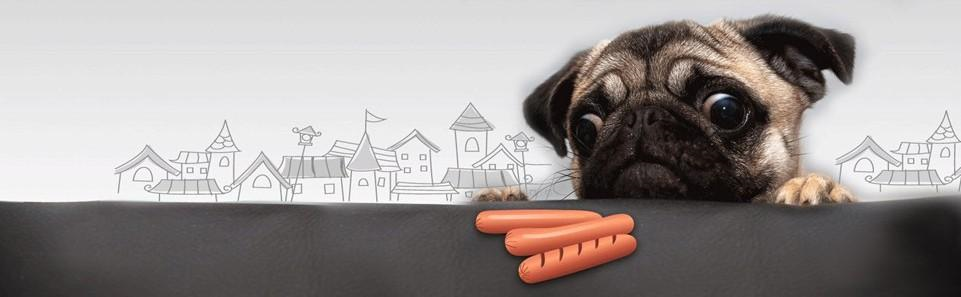
//> input picture Source1_1.bmp, 961 x 297 px
$ ./box ../Source1_1.bmp   (built with g++ and OpenCV 4)
//> lines starting //> are read from the running program, lines starting //| are printed output that depends on the picture; after the words box and inside, x2 and y2 are one past the last pixel; in counts of white or black regions, pixels touching at a corner belong together
#include <math.h>
#include <stdio.h>
#include <stdlib.h>
#include "opencv2/highgui/highgui.hpp"
#include "opencv/cv.h"
#include <iostream>
#include <math.h>
using namespace cv;
CvBox2D Box2D;
int main(int argc, char *argv[])
{
    IplImage *src = cvLoadImage(argv[1], 1);
//> src is the input picture: 297 rows x 961 cols, CV_8UC3; mean B, G, R 148.7, 150.5, 156.5

    IplImage *g_plane = cvCreateImage(cvGetSize(src), 8, 1);
    IplImage *b_plane = cvCreateImage(cvGetSize(src), 8, 1);
    IplImage *r_plane = cvCreateImage(cvGetSize(src), 8, 1);


    ///***************************************************
    int data1[16] =
        {
            0, 0, 0, 0,
            0, 0, 1, 0, ///图像的腐蚀
            0, 1, 1, 0,
            0, 0, 0, 0};

    int data[16] =
        {
            1, 0, 0, 1,
            0, 1, 1, 0, ///图像的腐蚀
            0, 1, 1, 0,
            1, 0, 0, 1};

    IplConvKernel *Element = cvCreateStructuringElementEx(4, 4, 2, 2, CV_SHAPE_CUSTOM, data);
    ;
    cvErode(src, src, Element, 2);
    // ***********************************************/
    IplImage *src_RGB = cvCreateImage(cvGetSize(src), 8, 3);
    IplImage *ZeroImage = cvCreateImage(cvGetSize(src), 8, 3);
    cvZero(ZeroImage);
    src_RGB = cvCloneImage(src); //copy Image
    IplImage *src_gray = cvCreateImage(cvGetSize(src), 8, 1);
    IplImage *Canny_Image = cvCreateImage(cvGetSize(src), 8, 1);
    IplImage *Threshold = cvCreateImage(cvGetSize(src), 8, 1);
    cvCvtColor(src, src_gray, CV_RGB2GRAY);
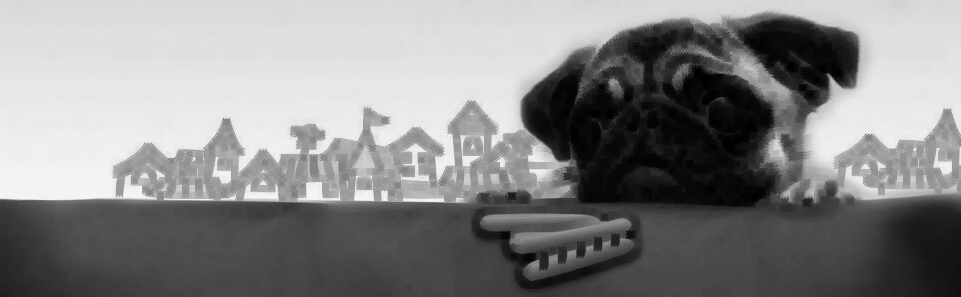
//> src_gray: 297 rows x 961 cols, CV_8UC1; min 0, max 245, mean 135.1
    cvShowImage("GRAY", src_gray); //显示灰色图像

    //转为二值化图像
    //cvThreshold(src_gray, Threshold, 120, 255, CV_THRESH_BINARY);

    // cvShowImage("Threshold", Threshold);
    CvMemStorage *storage = cvCreateMemStorage(0);
    CvSeq *Image_Seq;
    //使用canny算法提取图像的轮廓
    cvCanny(src_gray, Canny_Image, 125, 255, 3);
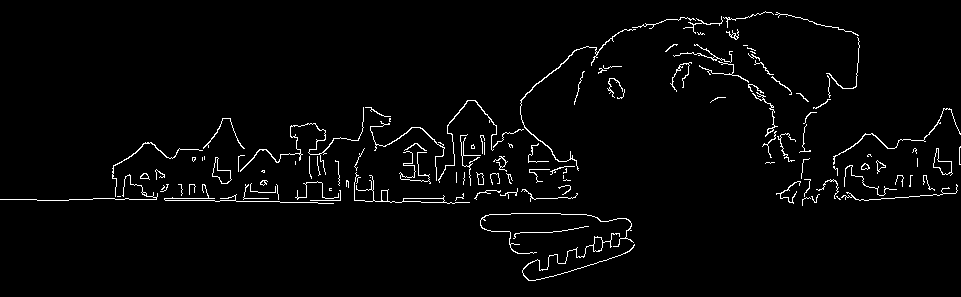
//> Canny_Image: 297 rows x 961 cols, CV_8UC1; 2.5% white in thin lines or dots
    cvShowImage("Canny_Image", Canny_Image);
    //使用cvfindcontour函数提取轮廓
    cvFindContours(Canny_Image, storage, &Image_Seq, sizeof(CvContour), CV_RETR_CCOMP, CV_CHAIN_APPROX_NONE);
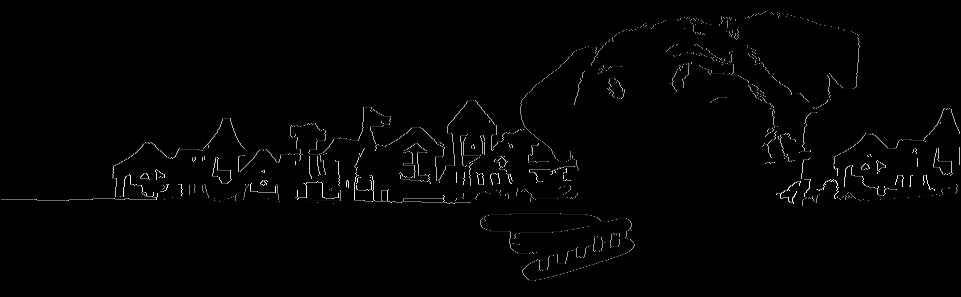
//> Canny_Image: 297 rows x 961 cols, CV_8UC1; 2.5% of pixels changed, all inside (x1, y1, x2, y2) = (0, 11, 961, 281)
//> Image_Seq = 122 contours, 102 with area under 20; largest, box (x1, y1, x2, y2) and area: (354, 172, 470, 204) 215, (212, 157, 232, 184) 214, (933, 148, 953, 176) 213, (522, 233, 635, 281) 149, (520, 29, 636, 171) 109

    cvDrawContours(src_RGB, Image_Seq, CV_RGB(200, 65, 45), CV_RGB(100, 165, 45), 2, 2, 8);
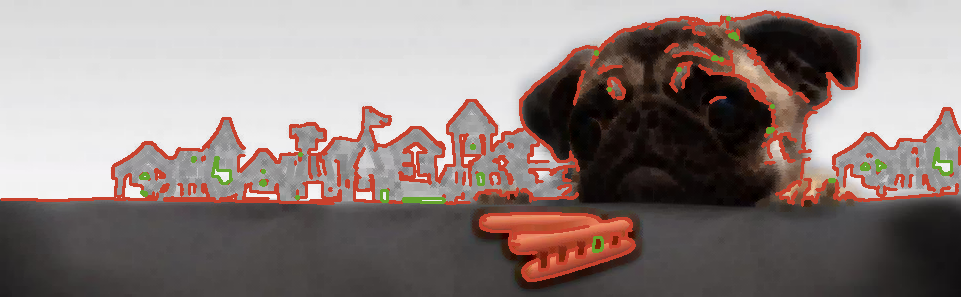
//> src_RGB: 297 rows x 961 cols, CV_8UC3; mean B, G, R 125.6, 129.1, 143
    cvDrawContours(ZeroImage, Image_Seq, CV_RGB(200, 65, 45), CV_RGB(255, 2555, 255), 2, 2, 8);
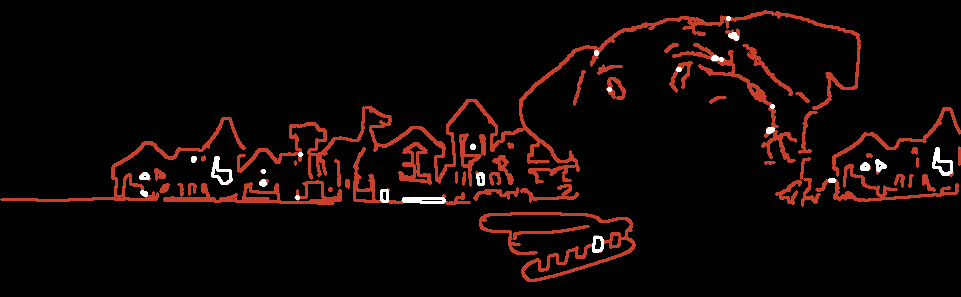
//> ZeroImage: 297 rows x 961 cols, CV_8UC3; mean B, G, R 4.9, 6.3, 15.8

    CvSeq *Cal_Contours = Image_Seq;
//> Cal_Contours has the same summary as Image_Seq
    CvPoint2D32f Array[4];
    for (; Cal_Contours != 0; Cal_Contours = Cal_Contours->h_next)
    { //show  Angle to Image
        CvSeq *InterCon = Cal_Contours->v_next;
        for (; InterCon != 0; InterCon = InterCon->h_next)
        {
            Box2D = cvMinAreaRect2(Cal_Contours);

            CvBox2D FitBox;
            FitBox = cvMinAreaRect2(Cal_Contours);
            //  cvFitEllipse2(Cal_Contours);
            // printf("Cal_Contours of angle %f",Box2D.angle);
            CvBox2D ellipse = cvFitEllipse2(Cal_Contours);
            cvBoxPoints(FitBox, Array);
            cvEllipseBox(src_RGB, ellipse, CV_RGB(255, 255, 0)); //在图上画椭圆
            printf("%f %f ", Array[0].x, Array[0].y);
            printf("\n");
            cvLine(ZeroImage, cvPoint(Array[0].x, Array[0].y), cvPoint(Array[1].x, Array[1].y), CV_RGB(114, 45, 255), 2, 8);
            cvLine(ZeroImage, cvPoint(Array[1].x, Array[1].y), cvPoint(Array[2].x, Array[2].y), CV_RGB(114, 45, 255), 2, 8);
            cvLine(ZeroImage, cvPoint(Array[2].x, Array[2].y), cvPoint(Array[3].x, Array[3].y), CV_RGB(114, 45, 255), 2, 8);
            cvLine(ZeroImage, cvPoint(Array[3].x, Array[3].y), cvPoint(Array[0].x, Array[0].y), CV_RGB(114, 45, 255), 2, 8);
            //在图上画圆
            //cvCircle(ZeroImage,cvPoint((int)Box2D.center.x,(int)Box2D.center.y) ,50,CV_RGB(45,89,56),2,8);
            ////draw RectAngle to Image
            // CvRect rect= cvBoundingRect(Cal_Contours);
            // cvRectangle(ZeroImage,cvPoint(rect.x,rect.y),cvPoint(rect.x+rect.width ,rect.y+rect.width),CV_RGB(114,45,255),2,8);
        }
    }
//> this loop made 122 passes
//> Box2D on passes 1, 40, 41, 44, 52, 55: centre (577.1, 255), size (115.3, 26.5), angle -17.1, centre (144.7, 175.7), size (5.6, 9.3), angle -83.7, centre (480.2, 177.9), size (6.4, 13), angle -9.5, centre (411.6, 191.1), size (28.1, 116.3), angle -84.8, centre (865, 166), size (6, 8), angle -90, centre (880.7, 166.2), size (8.7, 12.9), angle -5.2
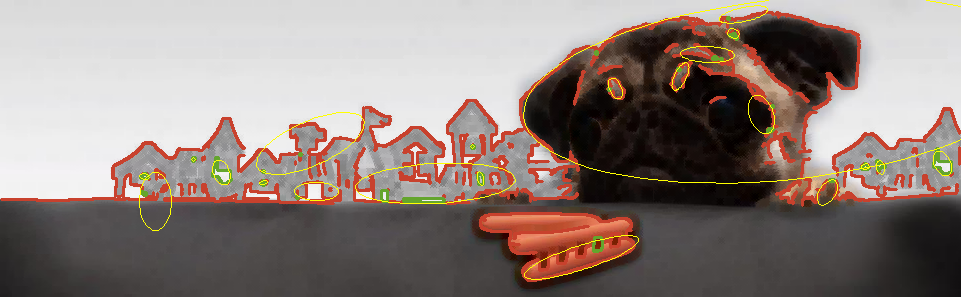
//> src_RGB: 297 rows x 961 cols, CV_8UC3; 0.9% of pixels changed, all inside (x1, y1, x2, y2) = (139, 0, 961, 280)
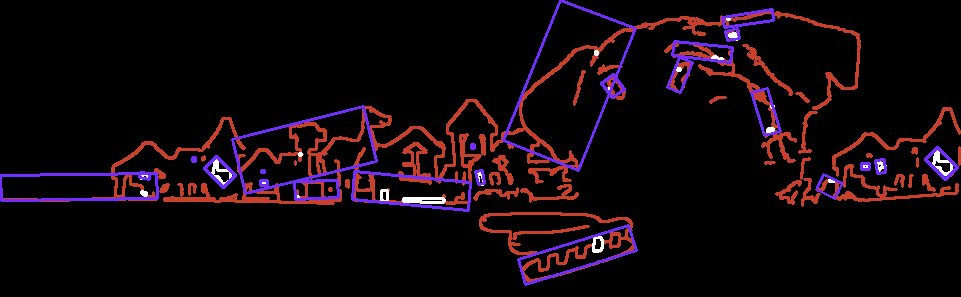
//> ZeroImage: 297 rows x 961 cols, CV_8UC3; 2.95% of pixels changed, all inside (x1, y1, x2, y2) = (0, 0, 959, 286)
//> after the loop, Cal_Contours = 0 contours; Box2D = centre (748.4, 18.7), size (49.9, 10.5), angle -8.1; Array = 4 Points (x, y): [724.5, 27.36], [723, 17], [772.4, 9.94], [773.9, 20.3]

    //显示图像
    cvNamedWindow("ZeroImage", 0);
    cvShowImage("ZeroImage", ZeroImage);
    cvShowImage("src", Canny_Image);
    cvShowImage("src_RGB", src_RGB);
    cvWaitKey();
    return 0;
}

$ run again, on Source1_3.bmp
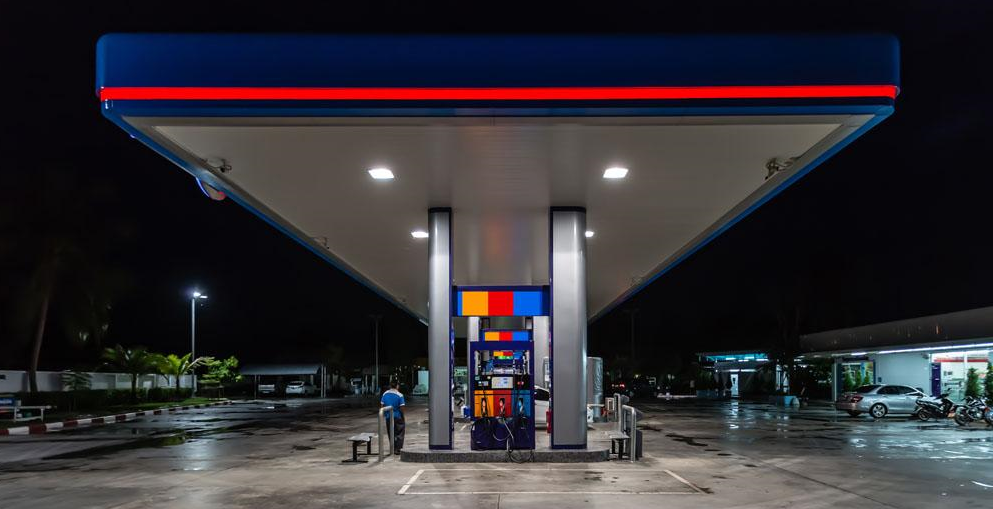
//> input picture Source1_3.bmp, 993 x 509 px
//> src is the input picture: 509 rows x 993 cols, CV_8UC3; mean B, G, R 52.4, 47.2, 50.4
//> Image_Seq = 109 contours, 90 with area under 20; largest, box (x1, y1, x2, y2) and area: (537, 320, 550, 390) 606, (855, 394, 915, 412) 399, (461, 295, 487, 314) 364, (455, 426, 469, 452) 292, (538, 404, 547, 426) 104
//> `CvSeq *Cal_Contours = Image_Seq;`: Cal_Contours has the same summary as Image_Seq
//> the loop `for (; Cal_Contours != 0; Cal_Contours = Cal_Contours->h_next)` made 109 passes
//> after the loop `for (; Cal_Contours != 0; Cal_Contours = Cal_Contours->h_next)`:
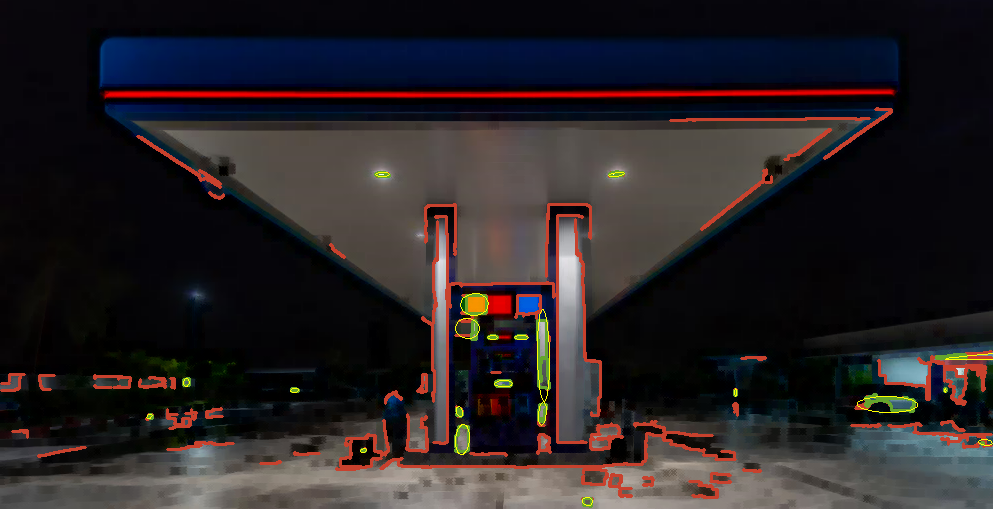
//> src_RGB: 509 rows x 993 cols, CV_8UC3; mean B, G, R 36.9, 34.6, 40.2
//> after the loop `for (; Cal_Contours != 0; Cal_Contours = Cal_Contours->h_next)`:
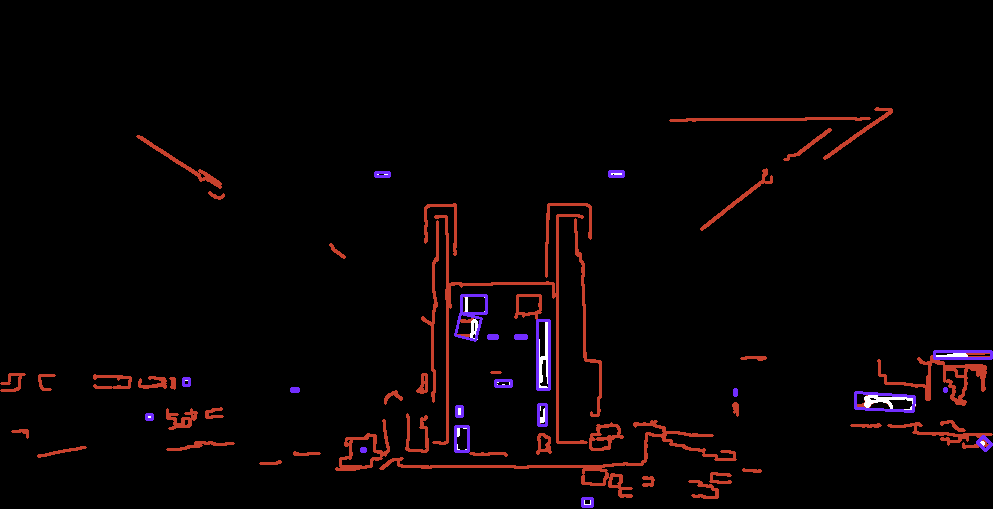
//> ZeroImage: 509 rows x 993 cols, CV_8UC3; mean B, G, R 3.6, 2.9, 7.6
//> after the loop `for (; Cal_Contours != 0; Cal_Contours = Cal_Contours->h_next)`: Cal_Contours = 0 contours; Box2D = centre (616, 173.5), size (5, 14), angle -90; Array = 4 Points (x, y): [623, 176], [609, 176], [609, 171], [623, 171]
